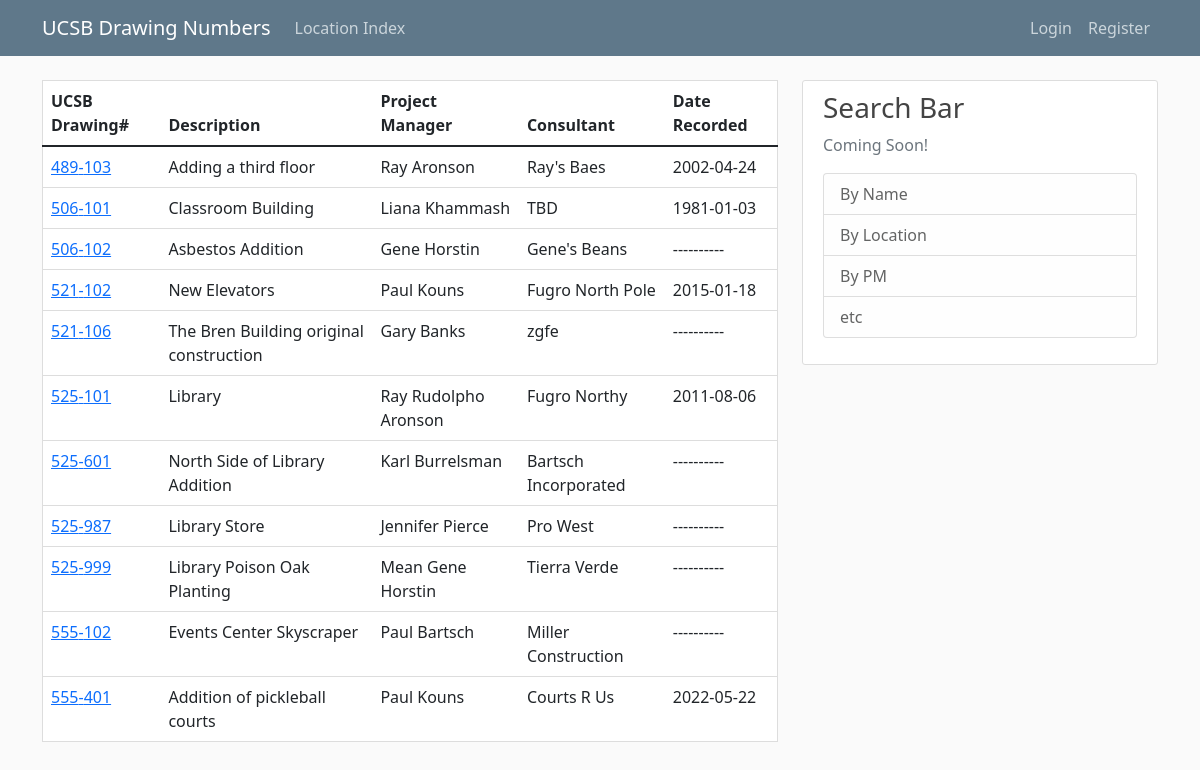
Before: / with the older database file.
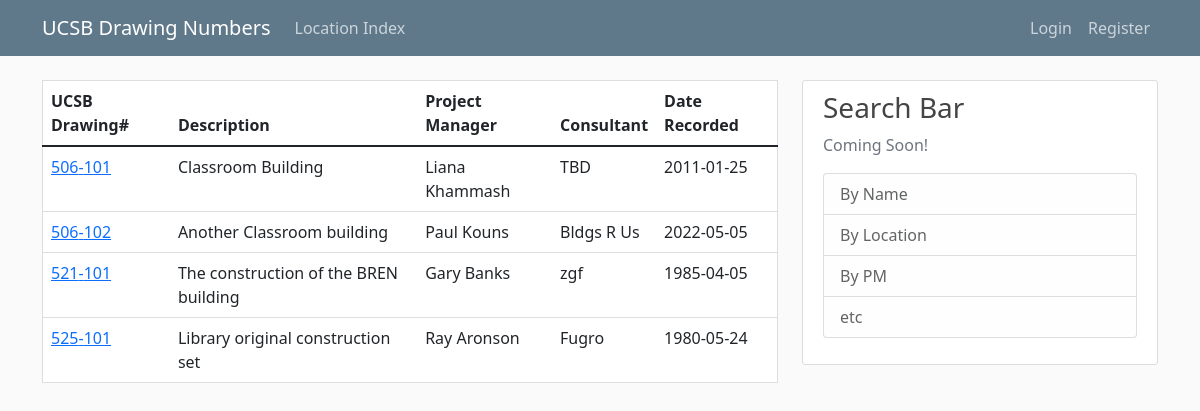
After: the same page with the newer database file.
### flaskdraw/models.py (models this page shows, shortened)
class Drawfile(db.Model):
    id = db.Column(db.Integer, primary_key=True)
    locnum = db.Column(db.Integer, db.ForeignKey("drawloc.locnum"), nullable=False)
    drawnum = db.Column(db.Integer, nullable=False)
    contractnum = db.Column(db.String(50), nullable=True)
    projectnum = db.Column(db.String(10), nullable=True)
    projectmngr = db.Column(db.String(100), nullable=True)
    mainconsult = db.Column(db.String(100), nullable=True)
    title = db.Column(db.Text, nullable=False)
    comments = db.Column(db.Text, nullable=True)
    date = db.Column(db.Date)

### flaskdraw/routes.py (the view)
@app.route("/")
def index():
    lnum = request.args.get("lnum")
    if lnum:
        drawings = (
            Drawfile.query.order_by(Drawfile.locnum.asc(), Drawfile.drawnum.asc())
            .filter(Drawfile.locnum == lnum)
            .all()
        )
    else:
        drawings = Drawfile.query.order_by(
            Drawfile.locnum.asc(), Drawfile.drawnum.asc()
        ).all()
    return render_template("index.html", drawings=drawings, title="Home Page")

### flaskdraw/filters.py (called while the page is built)
@app.template_filter()
def pretty_date(dttm):
    if dttm:
        return dttm.strftime("%Y-%m-%d")
    else:
        return "----------"

@app.template_filter()
def date_to_year(dttm):
    if dttm:
        return dttm.strftime("%Y")
    else:
        return "----"

### flaskdraw/templates/index.html
{% extends 'base.html' %}
{% block content%}
<div class="content ">
  <table class="table content-section">
    <thead>
      <tr>
        <th scope="col">UCSB Drawing#</th>
        <th scope="col">Description</th>
        <th scope="col">Project Manager</th>
        <th scope="col">Consultant</th>
        <th scope="col">Date Recorded</th>
      </tr>
    </thead>
    <tbody>
      {% for draw in drawings %}
      <tr>
        <td scope="row"><a href="{{ url_for('project', project_id=draw.id)}}">
          {{ draw.locnum }}-{{ draw.drawnum }}</a></td>
        <td>{{ draw.title }}</td>
        <td>{{ draw.projectmngr }}</td>
        <td>{{ draw.mainconsult }}</td>
        <td>{{ draw.date | pretty_date  }}</td>
      </tr>
      {% endfor %}
    </tbody>
  </table>
</div>
{% endblock %}

### flaskdraw/templates/base.html (shortened to what this page needs)
<!doctype html>
<html lang="en">
<head>
    <link rel="stylesheet" href="https://cdn.jsdelivr.net/npm/bootstrap@5.1.3/dist/css/bootstrap.min.css"
>
    <link rel="stylesheet" type="text/css" href="{{ url_for('static', filename='base.css') }}">
</head>
<body>
    <header class="site-header">
        <nav class="navbar navbar-expand-md navbar-dark bg-steel fixed-top">
            <div class="container">
                <a class="navbar-brand" href="{{ url_for('index') }}">UCSB Drawing Numbers</a>
                <div class="collapse navbar-collapse" id="navbarSupportedContent">
                    <ul class="navbar-nav me-auto mb-2 mb-lg-0">
                        <li class="nav-item">
                            <a class="nav-item nav-link" href="{{ url_for('locations') }}">Location Index</a>
                        </li>
                    </ul>
                    <ul class="navbar-nav d-flex">
                        {% if current_user.is_authenticated %}
                        <li class="nav-item:">
                            <a class="nav-item nav-link" href="{{ url_for('create') }}">New Drawing Number</a>
                        </li>
                        <li class="nav-item:">
                            <a class="nav-item nav-link" href="{{ url_for('add_loc') }}">New Location</a>
                        </li>
                        <li class="nav-item:">
                            <a class="nav-item nav-link" href="{{ url_for('account') }}">Account</a>
                        </li>
                        <li class="nav-item:">
                            <a class="nav-item nav-link" href="{{ url_for('logout') }}">Logout</a>
                        </li>
                        {% else %}
                        <li class="nav-item:">
                            <a class="nav-item nav-link" href="{{ url_for('login') }}">Login</a>
                        </li>
                        <li class="nav-item:">
                            <a class="nav-item nav-link" href="{{ url_for('register') }}">Register</a>
                        </li>
                        {% endif %}
                    </ul>
                </div>
            </div>
        </nav>
    </header>
    <main role="main" class="container">
        <div class="row">
            <div class="col-md-8">
                {% block content %}{% endblock %}
            </div>
            <div class="col-md-4">
                <div class="content-section">
                    <h3>Search Bar</h3>
                    <p class='text-muted'>Coming Soon!
                        <ul class="list-group">
                            <li class="list-group-item list-group-item-light">By Name</li>
                            <li class="list-group-item list-group-item-light">By Location</li>
                            <li class="list-group-item list-group-item-light">By PM</li>
                            <li class="list-group-item list-group-item-light">etc</li>
                        </ul>
                    </p>
                </div>
            </div>
        </div>
    </main>
</body>
</html>

### flaskdraw/static/base.css (style rules this page uses)
body { background: #fafafa; color: #333333; margin-top: 5rem; }
h1, h2, h3, h4, h5, h6 { color: #444444; }
.bg-steel { background-color: #5f788a; }
.site-header .navbar-nav .nav-link { color: #cbd5db; }
.content-section { background: #ffffff; padding: 10px 20px; border: 1px solid #dddddd; border-radius: 3px; margin-bottom: 20px; }
th { cursor: pointer; }

Changed rows visible on the page:
removed Drawfile: locnum "489", drawnum "103", title "Adding a third floor", projectmngr "Ray Aronson", mainconsult "Ray's Baes", date|pretty_date "2002-04-24"
removed Drawfile: locnum "506", drawnum "102", title "Asbestos Addition", projectmngr "Gene Horstin", mainconsult "Gene's Beans", date|pretty_date "----------"
removed Drawfile: locnum "521", drawnum "102", title "New Elevators", projectmngr "Paul Kouns", mainconsult "Fugro North Pole", date|pretty_date "2015-01-18"
removed Drawfile: locnum "525", drawnum "601", title "North Side of Library Addition", projectmngr "Karl Burrelsman", mainconsult "Bartsch Incorporated", date|pretty_date "----------"
removed Drawfile: locnum "525", drawnum "987", title "Library Store", projectmngr "Jennifer Pierce", mainconsult "Pro West", date|pretty_date "----------"
removed Drawfile: locnum "525", drawnum "999", title "Library Poison Oak Planting", projectmngr "Mean Gene Horstin", mainconsult "Tierra Verde", date|pretty_date "----------"
removed Drawfile: locnum "555", drawnum "102", title "Events Center Skyscraper", projectmngr "Paul Bartsch", mainconsult "Miller Construction", date|pretty_date "----------"
removed Drawfile: locnum "555", drawnum "401", title "Addition of pickleball courts", projectmngr "Paul Kouns", mainconsult "Courts R Us", date|pretty_date "2022-05-22"
changed Drawfile "Classroom Building": date|pretty_date "1981-01-03" → "2011-01-25"
added Drawfile: locnum "506", drawnum "102", title "Another Classroom building", projectmngr "Paul Kouns", mainconsult "Bldgs R Us", date|pretty_date "2022-05-05"
changed Drawfile "Gary Banks": drawnum "106" → "101"; title "The Bren Building original construction" → "The construction of the BREN building"; mainconsult "zgfe" → "zgf"; date|pretty_date "----------" → "1985-04-05"
changed Drawfile: title "Library" → "Library original construction set"; projectmngr "Ray Rudolpho Aronson" → "Ray Aronson"; mainconsult "Fugro Northy" → "Fugro"; date|pretty_date "2011-08-06" → "1980-05-24"
